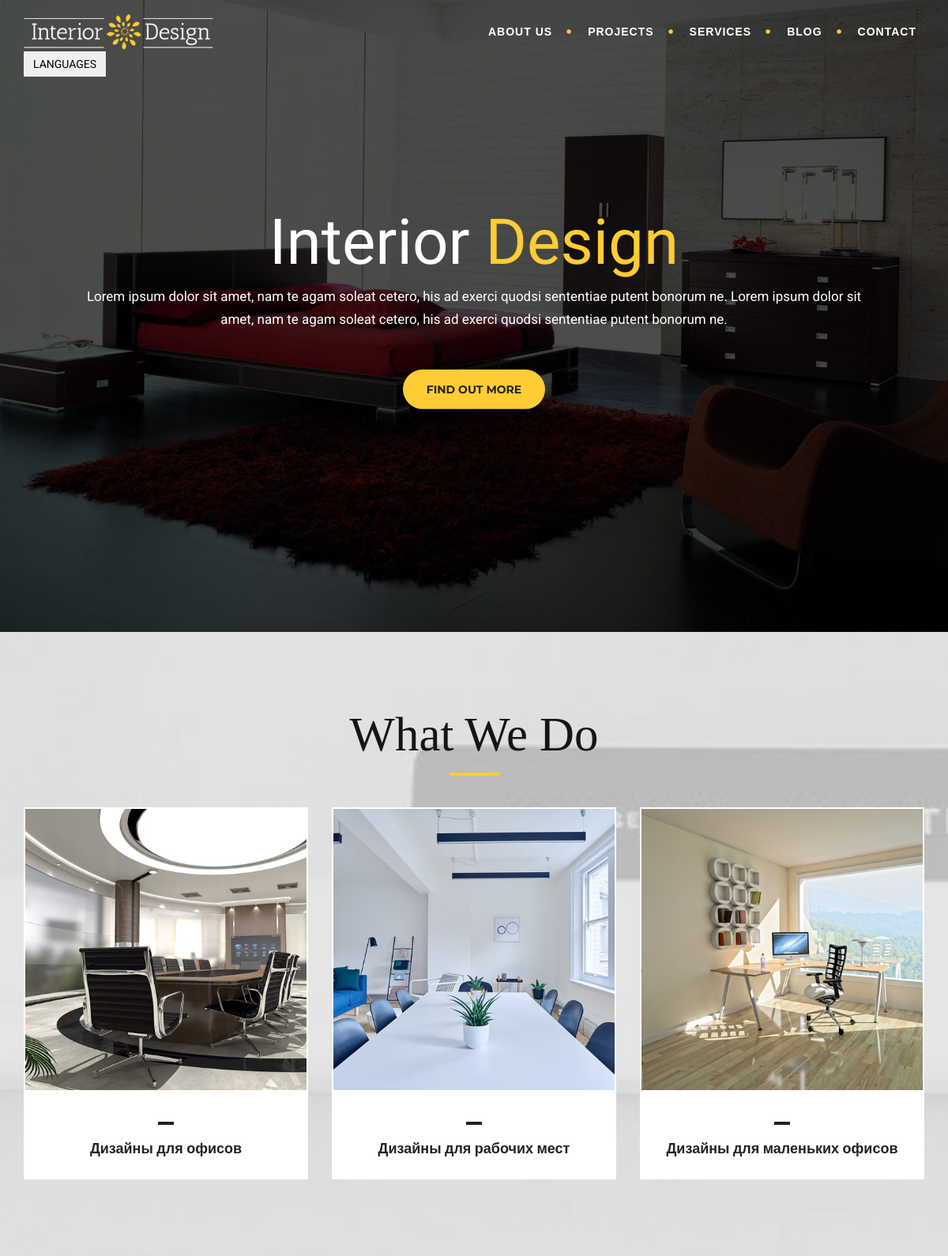
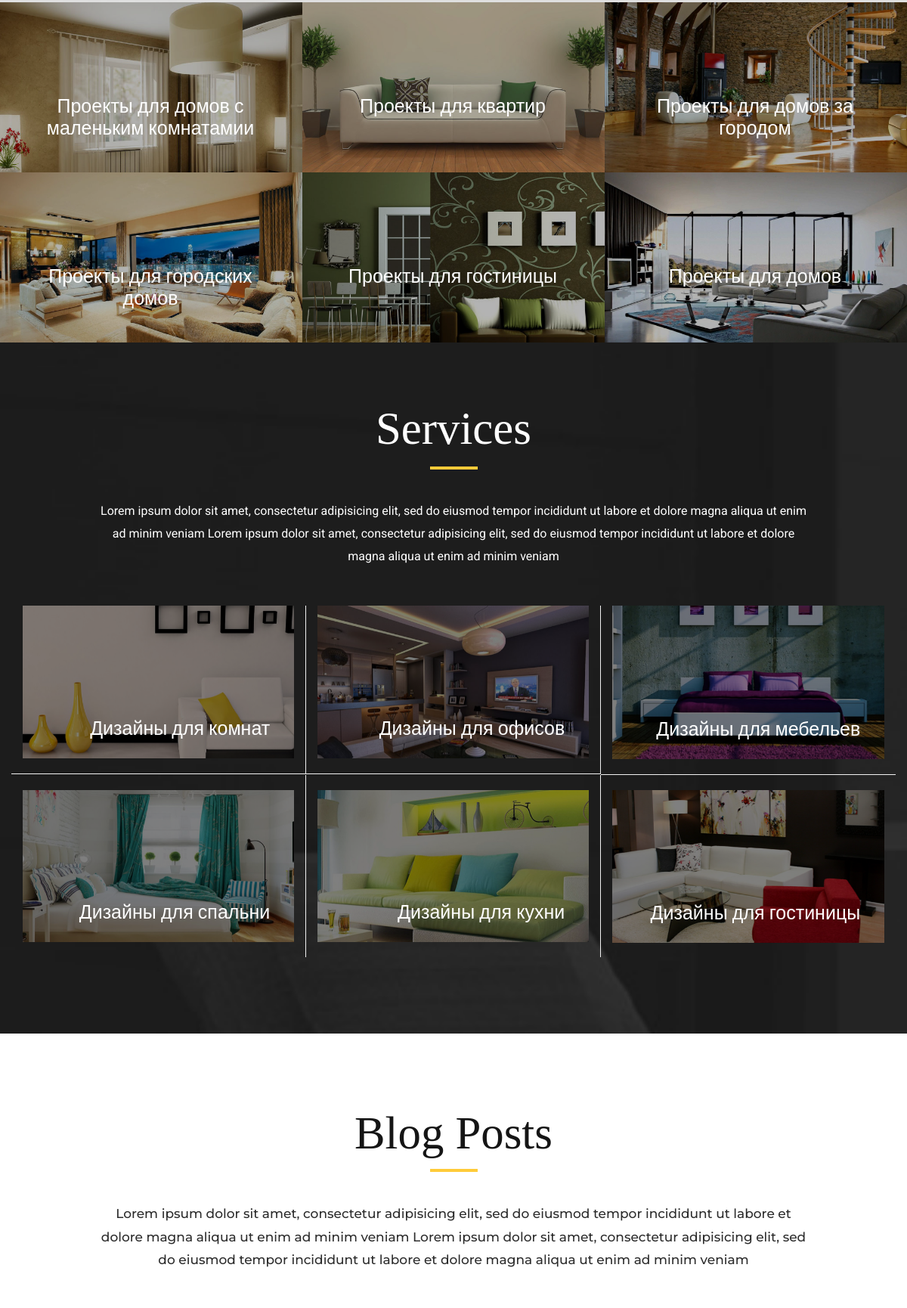
The page /en/ (upper part) on the database its author committed (2 pictures, top to bottom).
### pages/models.py (models this page shows, shortened)
class ImagesModel(models.Model):
    title = models.CharField(max_length=100)
    description = models.TextField()
    photo = models.ImageField(upload_to='pages')
    created_at = models.DateTimeField(auto_now_add=True)
    updated_at = models.DateTimeField(auto_now=True)
    class Meta:
        verbose_name = 'image'
        verbose_name_plural = 'images'

class ServiceModel(models.Model):
    title = models.CharField(max_length=100)
    description = models.TextField()
    photo = models.ImageField(upload_to='pages')
    created_at = models.DateTimeField(auto_now_add=True)
    updated_at = models.DateTimeField(auto_now=True)
    class Meta:
        verbose_name = 'service'
        verbose_name_plural = 'services'

### pages/views.py (the view)
# urls.py: path('', home_page_view, name='home'),
def home_page_view(request):
    about = AboutModel.objects.all().order_by('-created_at')[:3]
    image = ImagesModel.objects.all().order_by('-created_at')[:6]
    services = ServiceModel.objects.all().order_by('-created_at')[:6]
    blogs = BlogModel.objects.all().order_by('-created_at')[:3]
    context = {
        "abouts": about,
        "images": image,
        "services": services,
        "blogs": blogs,
    }
    return render(request, template_name='home.html', context=context)

### Templates/home.html (shortened to what this page needs)
{% load static %}
<!DOCTYPE html>
<html lang="zxx">
<head>
<link href="{% static 'css/all-css.css' %}" rel="stylesheet" type="text/css">
<link href="{% static 'css/set1.css' %}" rel="stylesheet" type="text/css">
</head>
<body id="page-top">
<nav id="mainNav" class="navbar navbar-default navbar-fixed-top">
  <div class="container">
    <div class="navbar-header page-scroll">
      <a class="navbar-brand page-scroll" href="#page-top"><img src="{% static 'img/logo.png' %}" alt="logo" title="" /></a> </div>
    <div class="collapse navbar-collapse" id="bs-example-navbar-collapse-1">
      <ul class="nav navbar-nav navbar-right">
        <li> <a class="page-scroll" href="#about">ABOUT US</a></li>
        <li><a class="page-scroll" href="#Projects">Projects</a></li>
        <li> <a class="page-scroll" href="#services">Services</a></li>
        <li><a class="page-scroll" href="#blog" >BLOG</a></li>
        <li><a class="page-scroll" style="background:none" href="#contact">Contact</a></li>
      </ul>
    </div>
    <div class="dropdown">
  <button class="btn btn-secondary dropdown-toggle" type="button" data-bs-toggle="dropdown" aria-expanded="false">
    Languages
  </button>
</div>
  </div>
</nav>
<header id="myCarousel" class="carousel slide ">
  <div class="header-content">
    <div class="header-content-inner">
      <h1 id="homeHeading" class="wow slideInDown"> Interior <span>Design</span> </h1>
      <br>
      <p class="wow fadeIn" data-wow-duration="1s" data-wow-delay="1s">Lorem ipsum dolor sit amet, nam te agam soleat cetero, his ad exerci quodsi sententiae putent bonorum ne.
        Lorem ipsum dolor sit amet, nam te agam soleat cetero, his ad exerci quodsi sententiae putent bonorum ne. </p>
      <a href="#about" class="btn btn-primary btn-xl page-scroll wow fadeIn" data-wow-duration="1.5s" data-wow-delay="1.5s">Find Out More</a> </div>
  </div>
  <div class="carousel-inner carousel-fade">
    <div class="item active">
      <div class="fill" style="background-image:url('assets/img/interior-design.jpg');"></div>
    </div>
  </div>
<main>
  <section class="what-we" id="about">
    <div class="container">
      <div class="row">
        <div class="col-md-6 col-md-offset-3 text-center" >
          <h2 class="wow fadeInDown"> What We Do</h2>
        </div>
        {% for about in abouts %}
          <div class="col-lg-4 col-md-4 col-sm-6 col-xs-12 wow fadeInLeft"  data-wow-delay=".5s">
          <div class="our-blog-item">
            <div class="blog-thumb"> <img src="{{ about.photo.url }}"  alt="{}" title="" class="img-responsive" /> </div>
            <h6>{{ about.title }}</h6>
          </div>
        </div>
        {% endfor %}
      </div>
    </div>
  </section>
  <section class="no-padding" id="Projects">
    <div class="container-fluid">
      <div class="row no-gutter popup-gallery">
        {% for image in images %}
          <div class="col-lg-4 col-sm-6 wow fadeIn" >
          <div class="grid">
            <figure class="effect-ruby"> <img src="{{ image.photo.url }}" alt="" title="" />
              <figcaption>
                <h2>{{ image.title }}</h2>
                <a data-toggle="modal" data-target="#myModal4"> View more </a> </figcaption>
            </figure>
          </div>
        </div>
        {% endfor %}
      </div>
    </div>
  </section>
  <section id="services">
    <div class="container">
      <div class="heading ">
        <div class="row">
          <div class="text-center col-sm-10 services1 col-center">
            <h3 class="wow fadeInDown">Services</h3>
            <p class="wow fadeInDown">Lorem ipsum dolor sit amet, consectetur adipisicing elit, sed do eiusmod tempor incididunt ut labore et dolore magna aliqua ut enim ad minim veniam Lorem ipsum dolor sit amet, consectetur adipisicing elit, sed do eiusmod tempor incididunt ut labore et dolore magna aliqua ut enim ad minim veniam</p>
          </div>
        </div>
      </div>
      <div class="text-center our-services">
        <div class="row">
          {% for service in services %}
            <div class="col-sm-4 wow fadeIn">
            <div class="service-info">
              <div class="grid">
                <figure class="effect-milo"> <img src="{{ service.photo.url }}" class="img-responsive" alt="" title="" />
                  <figcaption>
                    <h2>{{ service.title }}</h2>
                    <a data-toggle="modal" data-target="#myModal5">View more</a> </figcaption>
                </figure>
              </div>
            </div>
          </div>
          {% endfor %}
        </div>
      </div>
    </div>
  </section>
  <section id="blog">
    <div class="container">
      <div class="row">
        <div class="heading text-center col-sm-10 col-center">
          <h2 class="wow fadeInDown"> Blog Posts </h2>
          <p class="wow fadeInDown">Lorem ipsum dolor sit amet, consectetur adipisicing elit, sed do eiusmod tempor incididunt ut labore et dolore magna aliqua ut enim ad minim veniam Lorem ipsum dolor sit amet, consectetur adipisicing elit, sed do eiusmod tempor incididunt ut labore et dolore magna aliqua ut enim ad minim veniam</p>
        </div>
      </div>
    </div>
  </section>
</main>
</body>
</html>

### static/css/set1.css (style rules this page uses)
.grid { position: relative; margin: 0 auto; padding:0; max-width:100%; list-style: none; text-align: center; }
.grid figure { position: relative; overflow: hidden; margin:0; min-width:100%; max-width: 100%; max-height: 100%; width:100%; background: #000; text-align: center; cursor: pointer; }
.grid figure img { position: relative; display: block; max-width: 100%; opacity: 0.8; }
.grid figure figcaption { padding: 2em; color: #fff; font-size: 1.25em; -webkit-backface-visibility: hidden; backface-visibility: hidden; }
.grid figure figcaption::before, .grid figure figcaption::after { pointer-events: none; }
.grid figure figcaption, .grid figure figcaption > a { position: absolute; top: 1px; left: 0; width: 99.5%; height: 100%; z-index:1; }
.grid figure h2 { font-size:25px }
.grid figure h2, .grid figure p { margin: 0; }
figure.effect-ruby { background-color:#000; max-height:297px }
figure.effect-ruby img { opacity: 0.7; -webkit-transition: opacity 0.35s, -webkit-transform 0.35s; transition: opacity 0.35s, transform 0.35s; -webkit-transform: scale(1.15); transform: scale(1.15); }
figure.effect-ruby h2 { margin-top: 20%; -webkit-transition: -webkit-transform 0.35s; transition: transform 0.35s; -webkit-transform: translate3d(0,20px,0); transform: translate3d(0,20px,0); }
figure.effect-milo { background:#000; max-height:203px; }
figure.effect-milo img { max-width: none; width: -webkit-calc(100% + 60px); width: calc(100% + 60px); opacity:.5; -webkit-transition: opacity 0.35s, -webkit-transform 0.35s; transition: opacity 0.35s, transform 0.35s; -webkit-transform: translate3d(-30px,0,0) scale(1.12); transform: translate3d(-30px,0,0) scale(1.12); -webkit-backface-visibility: hidden; backface-visibility: hidden; }
figure.effect-milo h2 { position: absolute; right: 0; bottom: 0; padding: 1em 1.2em; }

### static/css/responsive.css (style rules this page uses)
@media (max-width:1500px) { .grid figure figcaption { padding:.5em; } }

### rows shown on the page
ImagesModel: photo (picture), title "Проекты для домов с маленьким комнатамии"
ImagesModel: photo (picture), title "Проекты для квартир"
ImagesModel: photo (picture), title "Проекты для домов за городом"
ImagesModel: photo (picture), title "Проекты для городских домов"
ImagesModel: photo (picture), title "Проекты для гостиницы"
ImagesModel: photo (picture), title "Проекты для домов"
ServiceModel: photo (picture), title "Дизайны для комнат"
ServiceModel: photo (picture), title "Дизайны для офисов"
ServiceModel: photo (picture), title "Дизайны для мебельев"
ServiceModel: photo (picture), title "Дизайны для спальни"
ServiceModel: photo (picture), title "Дизайны для кухни"
ServiceModel: photo (picture), title "Дизайны для гостиницы"
